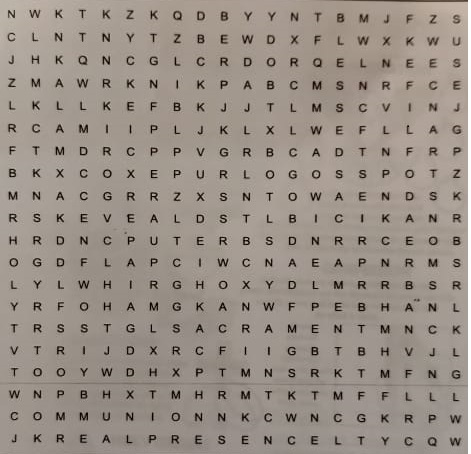
#> input picture src/images/holy.jpeg, 471 x 454 px, given in place of the camera
$ python color.py
#> lines starting #> are read from the running program, lines starting #| are printed output that depends on the picture; after the words box and inside, x2 and y2 are one past the last pixel; in counts of white or black regions, pixels touching at a corner belong together
import cv2
import numpy as np


cap = cv2.VideoCapture(0)

def get_grayscale(image):
    return cv2.cvtColor(image, cv2.COLOR_BGR2GRAY)


while True:
    _, frame = cap.read()
#> frame is the input picture: shape (454, 471, 3); mean B, G, R 135.6, 144.6, 154.4
    image = frame.copy()
    #image = cv2.imread('1.jpg')
    result = image.copy()
    image = cv2.cvtColor(image, cv2.COLOR_BGR2HSV)
#> image: shape (454, 471, 3); mean H, S, V 14.2, 34, 154.4
    #lower = np.array([130,25,0])
    #upper = np.array([179,255,255])

    #lower red
    lower_red = np.array([0,50,50])
    upper_red = np.array([10,255,255])

    #upper red
    lower_red2 = np.array([15,50,50])
    upper_red2 = np.array([180,255,255])

    mask1 = cv2.inRange(image, lower_red, upper_red)
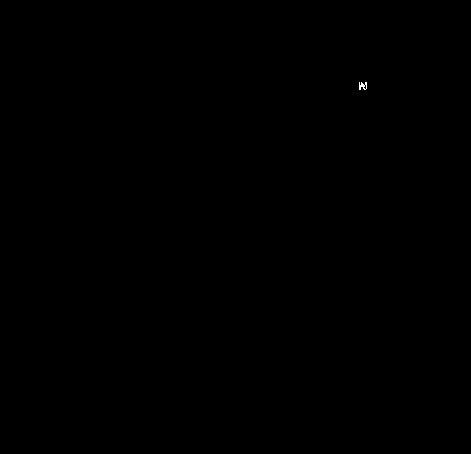
#> mask1: shape (454, 471); 0.02% white in thin lines or dots, all inside (x1, y1, x2, y2) = (359, 82, 367, 90)
    mask2 = cv2.inRange(image, lower_red2, upper_red2)
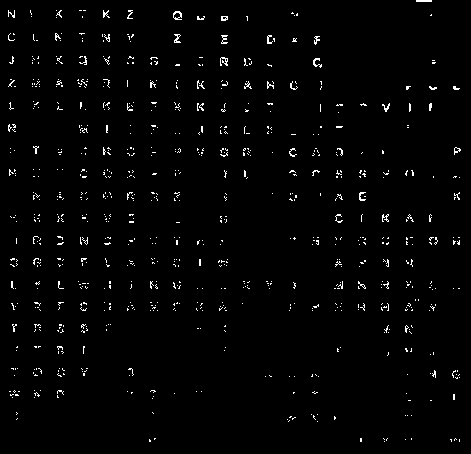
#> mask2: shape (454, 471); 1.8% white in thin lines or dots

    mask = mask1 + mask2
#> mask: shape (454, 471); 1.8% white in thin lines or dots

    result = cv2.bitwise_and(result, result, mask=mask)
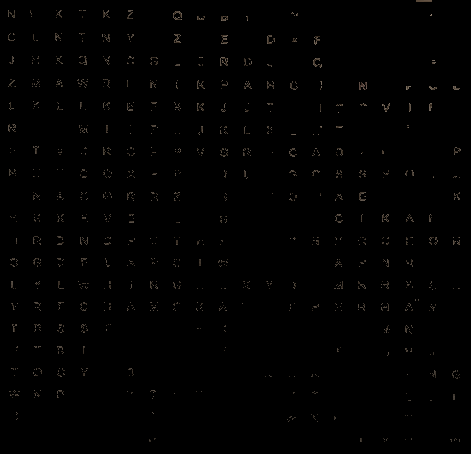
#> result: shape (454, 471, 3); mean B, G, R 1, 1.2, 1.4

    result = get_grayscale(result)
    cnts = cv2.findContours(result, cv2.RETR_TREE, cv2.CHAIN_APPROX_NONE)
#> cnts = 846 contours, 840 with area under 20; largest, box (x1, y1, x2, y2) and area: (173, 11, 182, 20) 50, (173, 12, 181, 19) 31, (359, 82, 367, 90) 28, (174, 34, 181, 43) 23, (221, 16, 228, 21) 22, (454, 147, 461, 155) 22

#> (the run stopped early here; a loop or call above may not have finished)
